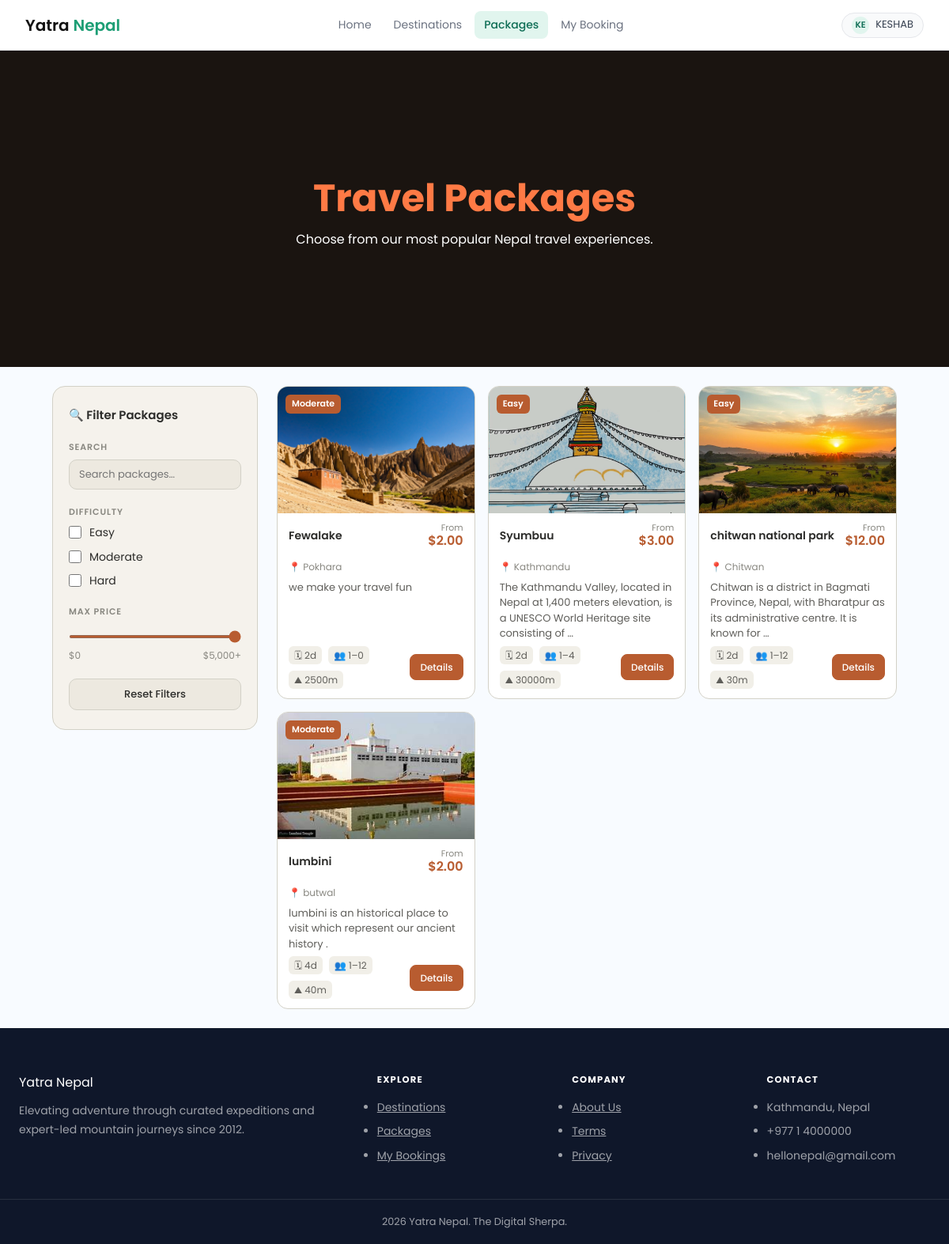
Page /package/ (signed in) on the committed database.
### tours/models.py (models this page shows, shortened)
class Package(models.Model):
    DIFFICULTY_CHOICES = [
        ('easy', 'Easy'),
        ('moderate', 'Moderate'),
        ('hard', 'Hard'),
    ]
    id = models.AutoField(primary_key=True)
    title = models.CharField(max_length=200)
    price = models.DecimalField(max_digits=10, decimal_places=2)
    duration = models.PositiveIntegerField(help_text="Duration in days")
    description = models.TextField(blank=True)
    difficulty = models.CharField(max_length=20, choices=DIFFICULTY_CHOICES, default='moderate')
    max_altitude = models.PositiveIntegerField(null=True, blank=True, help_text="Metres")
    group_size_min = models.PositiveIntegerField(default=1)
    group_size_max = models.PositiveIntegerField(default=12)
    image = models.ImageField(upload_to='packages/', blank=True, null=True)
    destination = models.ForeignKey(Destination, on_delete=models.CASCADE, related_name='packages', db_column='destination_id')
    created_at = models.DateTimeField(auto_now_add=True)
    class Meta:
        db_table = 'packages'

class Destination(models.Model):
    id = models.AutoField(primary_key=True)
    name = models.CharField(max_length=200)
    location = models.CharField(max_length=255)
    latitude = models.FloatField(blank=True, null=True)
    longitude = models.FloatField(blank=True, null=True)
    description = models.TextField(blank=True)
    image = models.ImageField(upload_to='destinations/', blank=True, null=True)
    created_at  = models.DateTimeField(auto_now_add=True)
    class Meta:
        db_table = 'destinations'

### tours/views.py (the view)
# urls.py: path('package/', views.package_list, name='packages'),
def package_list(request):
    packages = Package.objects.all()
    search = request.GET.get('search', '').strip()
    difficulties = request.GET.getlist('difficulty')
    max_price = request.GET.get('max_price', '').strip()
    if search:
        packages = packages.filter(title__icontains=search)
    if difficulties:
        packages = packages.filter(difficulty__in=difficulties)
    if max_price:
        try:
            price_limit = Decimal(max_price)
            packages = packages.filter(price__lte=price_limit)
        except (InvalidOperation, ValueError):
            pass
    return render(request, "tours/package.html", {
        'packages': packages,
        'search': search,
        'selected_difficulties': difficulties,
        'max_price': max_price,
    })

### tours/templates/tours/package.html (shortened to what this page needs)
{% extends "base.html" %}
{% load static %}
{% block main_content %}
<section class="package-hero">
    <div class="package-hero-content">
        <h1>Travel Packages</h1>
        <p>Choose from our most popular Nepal travel experiences.</p>
    </div>
</section>
<div class="page-wrap">
  <div class="filter-layout">
    <aside>
      <form method="get">
      <div class="filter-card">
        <h2>🔍 Filter Packages</h2>
        <div class="filter-group">
          <label class="filter-label">Search</label>
          <input class="form-input" type="text" name="search" id="search-input" placeholder="Search packages…" value="{{ search }}" oninput="this.form.submit()" />
        </div>
        <div class="filter-group">
          <label class="filter-label">Difficulty</label>
          <div class="checkbox-list">
            <label class="check-item"><input type="checkbox" name="difficulty" value="easy" {% if 'easy' in selected_difficulties %}checked{% endif %} onchange="this.form.submit()" /><span>Easy</span></label>
            <label class="check-item"><input type="checkbox" name="difficulty" value="moderate" {% if 'moderate' in selected_difficulties %}checked{% endif %} onchange="this.form.submit()" /><span>Moderate</span></label>
            <label class="check-item"><input type="checkbox" name="difficulty" value="hard" {% if 'hard' in selected_difficulties %}checked{% endif %} onchange="this.form.submit()" /><span>Hard</span></label>
          </div>
        </div>
        <div class="filter-group">
          <label class="filter-label">Max Price</label>
          <input class="range-input" type="range" name="max_price" id="price-range" min="0" max="5000" value="{{ max_price|default:'5000' }}" oninput="document.getElementById('price-val').textContent = '$' + Number(this.value).toLocaleString(); this.form.submit()" />
          <div class="range-vals"><span>$0</span><span id="price-val">{% if max_price %}${{ max_price }}{% else %}$5,000+{% endif %}</span></div>
        </div>
        <button class="btn btn-outline btn-block" type="button" onclick="this.form.reset(); this.form.submit();">Reset Filters</button>
      </div>
    </form>
    </aside>
    <section>
      {% if packages %}
      <div class="grid-2" id="pkg-grid">
        {% for pkg in packages %}
        <div class="card"
             data-title="{{ pkg.title|lower }}"
             data-difficulty="{{ pkg.difficulty }}"
             data-price="{{ pkg.price }}">
          <div class="card-img">
            {% if pkg.image %}
            <img src="{{ pkg.image.url }}" alt="{{ pkg.title }}" />
            {% else %}
            <img src="https://images.unsplash.com/photo-1506905925346-21bda4d32df4?w=600&q=80" alt="{{ pkg.title }}" />
            {% endif %}
            <span class="card-badge">{{ pkg.get_difficulty_display }}</span>
          </div>
          <div class="card-body">
            <div class="card-footer mb-8">
              <h3 class="card-title">{{ pkg.title }}</h3>
              <div class="card-price"><small>From</small><strong>${{ pkg.price }}</strong></div>
            </div>
            <p class="card-sub">📍 {{ pkg.destination.name }}</p>
            <p class="card-text">{{ pkg.description|truncatewords:18 }}</p>
            <div class="card-footer">
              <div class="card-meta">
                <span>🗓 {{ pkg.duration }}d</span>
                <span>👥 {{ pkg.group_size_min }}–{{ pkg.group_size_max }}</span>
                {% if pkg.max_altitude %}<span>⛰ {{ pkg.max_altitude }}m</span>{% endif %}
              </div>
              <a class="btn btn-primary btn-sm" href="{% url 'package_detail' pkg.id %}">Details</a>
            </div>
          </div>
        </div>
        {% endfor %}
      </div>
      {% else %}
      <div class="empty-state">
        <div class="empty-icon">🎒</div>
        <h3>No packages yet</h3>
        <p>Check back soon for amazing trekking packages!</p>
      </div>
      {% endif %}
    </section>
  </div>
</div>
{% endblock %}

### tours/templates/base.html (shortened to what this page needs)
<!DOCTYPE html>
{% load static %}
<html lang="en">
<head>
    <link rel="stylesheet" href="{% static 'css/style.css' %}">
</head>
<body>
    <header class="header">
    <div class="logo">
      <h2>Yatra <span>Nepal</span></h2>
    </div>
    <nav class="nav">
      <a href="{% url 'home' %}" class="{% if request.resolver_match.url_name == 'home' %}active{% endif %}">Home</a>
      <a href="{% url 'destinations' %}" class="{% if request.resolver_match.url_name == 'destinations' %}active{% endif %}">Destinations</a>
      <a href="{% url 'packages' %}" class="{% if request.resolver_match.url_name == 'packages' %}active{% endif %}">Packages</a>
      {% if user.is_authenticated %}
      <a href="{% url 'my_bookings' %}" class="{% if 'booking' in request.resolver_match.url_name %}active{% endif %}">My Booking</a>
      {% endif %}
    </nav>
    <div class="cta">
      {% if user.is_authenticated %}
        <div class="user-dropdown">
          <div class="user-badge">
            <div class="avatar">{{ user.first_name|slice:":2"|upper|default:user.username|slice:":2"|upper }}</div>
            {{ user.first_name|default:user.username }}
          </div>
        </div>
      {% else %}
        <a class="btn-ghost" href="{% url 'login' %}">Login</a>
        <a class="btn-primary" href="{% url 'register' %}">Sign Up</a>
      {% endif %}
    </div>
</header>
{% block main_content %}
{% endblock %}
<footer class="site-footer">
    <div class="footer-grid">
      <div>
        <div class="brand footer-brand">Yatra Nepal</div>
        <p class="footer-text">Elevating adventure through curated expeditions and expert-led mountain journeys since 2012.</p>
      </div>
      <div>
        <h3 class="footer-heading">Explore</h3>
        <ul class="footer-list">
          <li><a href="{% url 'destinations' %}">Destinations</a></li>
          <li><a href="{% url 'packages' %}">Packages</a></li>
          {% if user.is_authenticated %}<li><a href="#">My Bookings</a></li>{% endif %}
        </ul>
      </div>
      <div>
        <h3 class="footer-heading">Company</h3>
        <ul class="footer-list">
          <li><a href="#">About Us</a></li>
          <li><a href="#">Terms</a></li>
          <li><a href="#">Privacy</a></li>
        </ul>
      </div>
      <div>
        <h3 class="footer-heading">Contact</h3>
        <ul class="footer-list">
          <li>Kathmandu, Nepal</li>
          <li>+977 1 4000000</li>
          <li>hellonepal@gmail.com</li>
        </ul>
      </div>
    </div>
    <div class="footer-bottom">
      <p> 2026 Yatra Nepal. The Digital Sherpa.</p>
    </div>
  </footer>
</body>
</html>

### rows in the picture
Package: image (picture), difficulty "Moderate", title "Fewalake", price "2.00", destination.name "Pokhara", description "we make your travel fun", duration "2", group_size_min "1", group_size_max "0", max_altitude "2500"
Package: image (picture), difficulty "Easy", title "Syumbuu", price "3.00", destination.name "Kathmandu", description "The Kathmandu Valley, located in Nepal at 1,400 meters elevation, is a UNESCO World Heritage site consisting of …", duration "2", group_size_min "1", group_size_max "4", max_altitude "30000"
Package: image (picture), difficulty "Easy", title "chitwan national park", price "12.00", destination.name "Chitwan", description "Chitwan is a district in Bagmati Province, Nepal, with Bharatpur as its administrative centre. It is known for …", duration "2", group_size_min "1", group_size_max "12", max_altitude "30"
Package: image (picture), difficulty "Moderate", title "lumbini", price "2.00", destination.name "butwal", description "lumbini is an historical place to visit which represent our ancient history .", duration "4", group_size_min "1", group_size_max "12", max_altitude "40"

### other values in the picture
{{ user.first_name|default:user.username }} "KESHAB"
